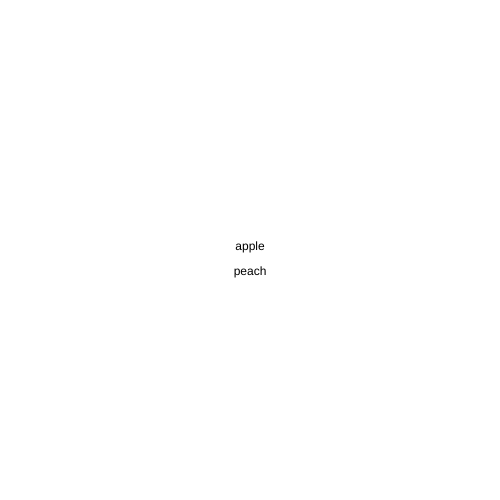
Frame 1 (no input)
Frame 60 (no input): identical to frame 1, image omitted
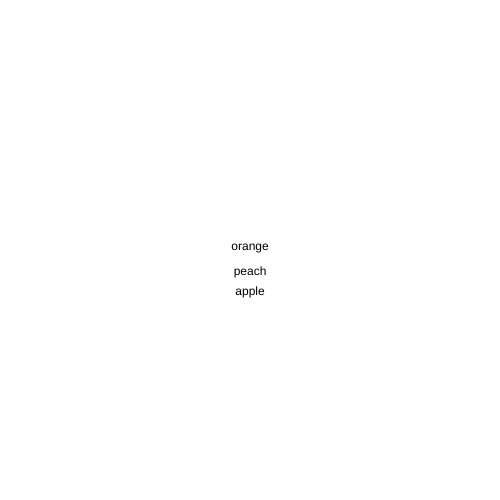
Frame 120 (the mouse pressed at the canvas centre since frame 60)

The p5.js sketch that drew these frames (run headless with seeded random() and noise() and a simulated clock; from frame 60 on, the mouse is pressed at the canvas centre):

// p5.js sketch
// ── sketch.js
var myThirdArray = ["apple", "orange", "banana", "peach"];
var spliced = [];

function setup() {
  createCanvas(500, 500);
  textAlign(CENTER);
}

function draw() {
  background(255);
  // first element of the array
  text(myThirdArray[0], width / 2, height / 2);
  // last element of the array
  text(myThirdArray[myThirdArray.length - 1], width / 2, height / 2 + 25);
  // element removed by splice
  text(spliced, width / 2, height / 2 + 45);
}

function mousePressed() {
  // splice(index, howMany) removes the first element and returns it in a new array
  spliced = myThirdArray.splice(0, 1);
  // shorten() would remove the last element instead
  // shorten(myThirdArray);
}
